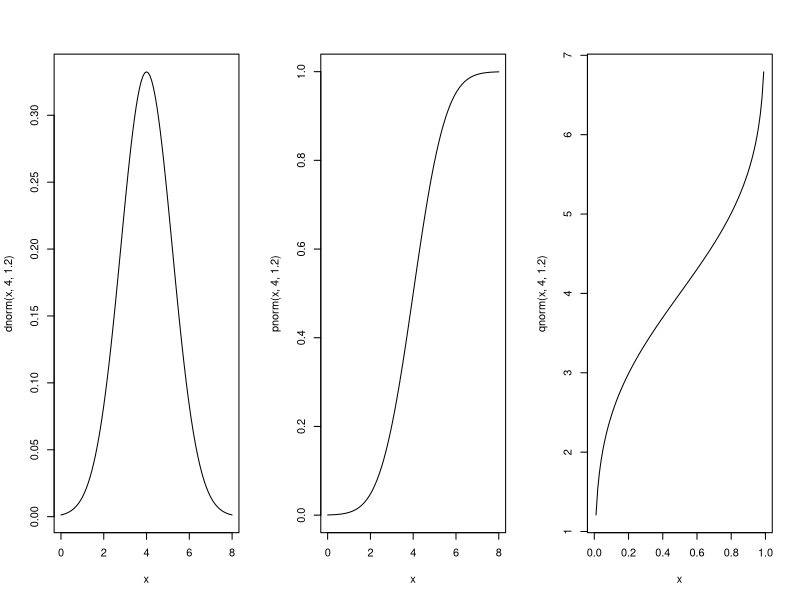

Write the R code that produced this figure.
# 40
par(mfrow = c(1, 3))
curve(dnorm(x, 4, 1.2), from = 0, to = 8)
curve(pnorm(x, 4, 1.2), from = 0, to = 8)
curve(qnorm(x, 4, 1.2), from = 0, to = 1)
